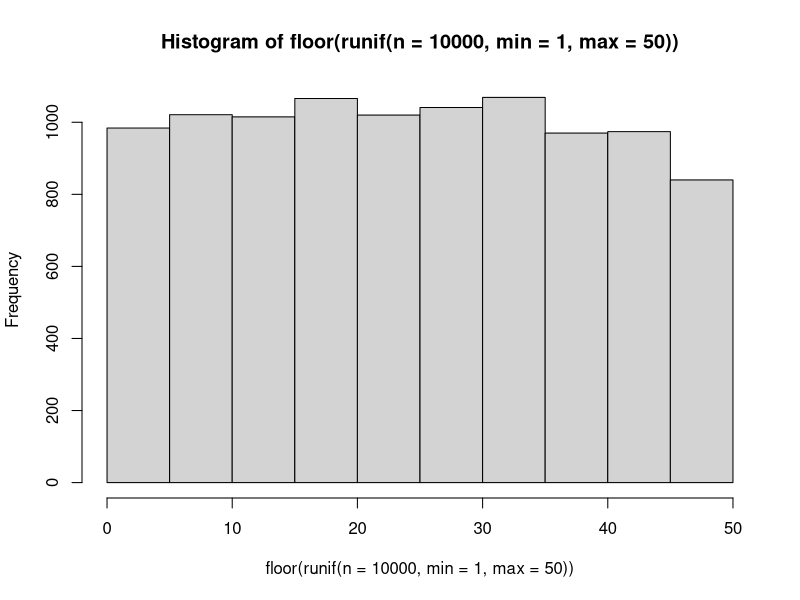
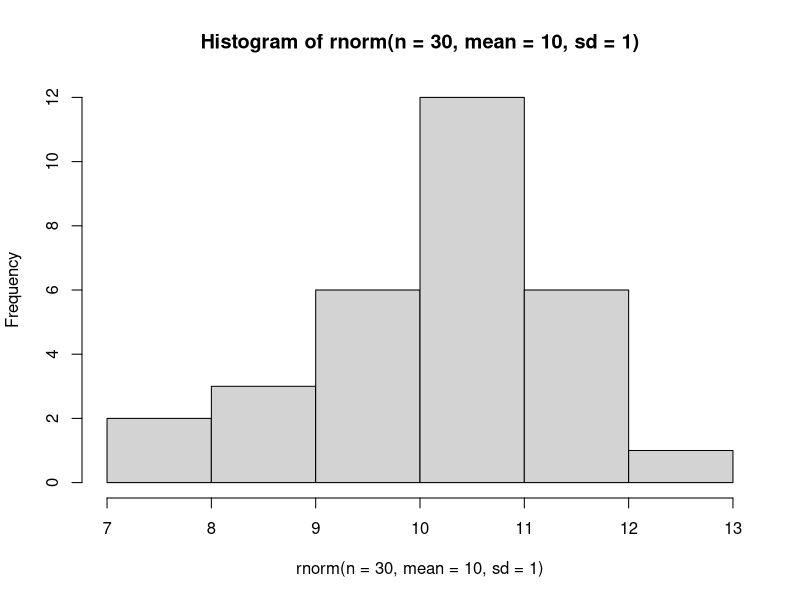
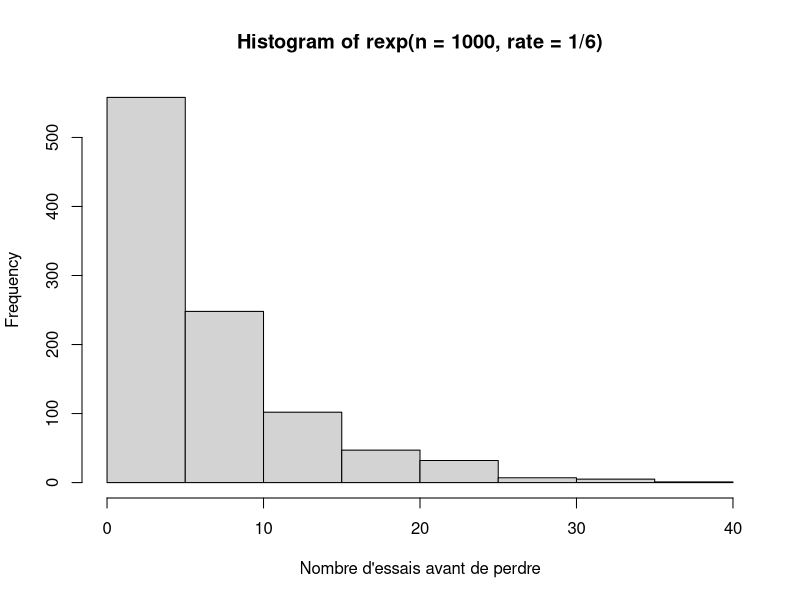
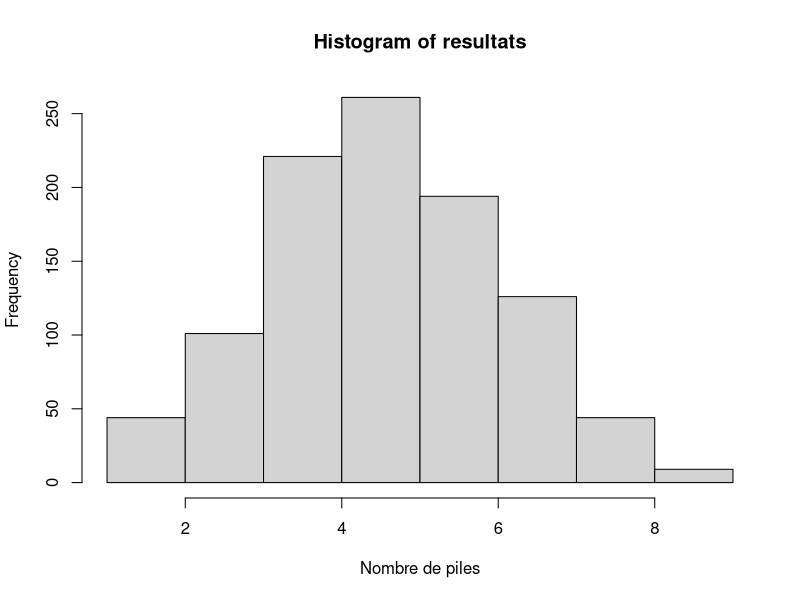
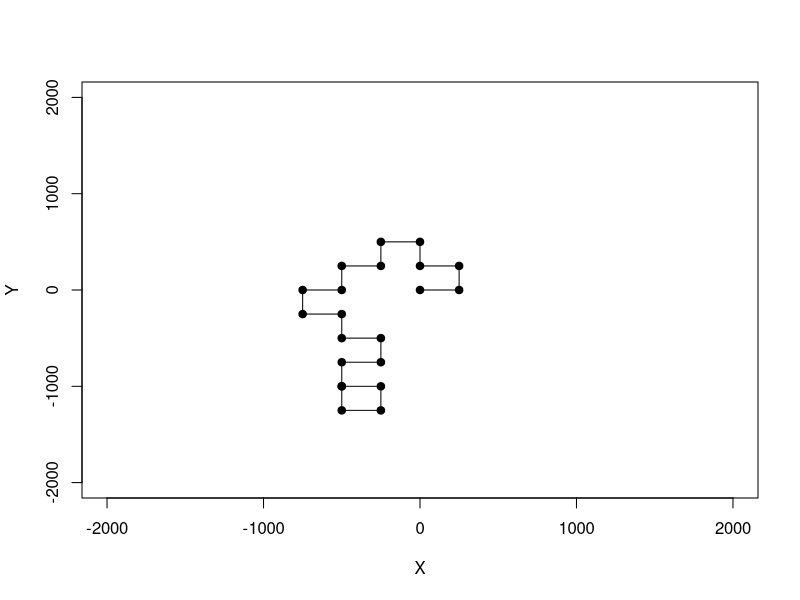
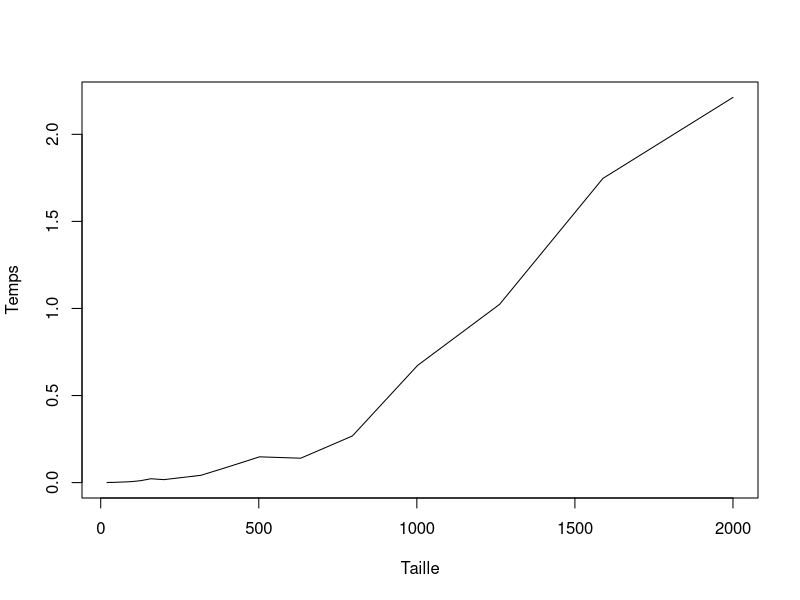

Reproduce these figures in R, in order.
## ---- chunk 1
valeurs <- c("2", "3", "4", "5", "6", "7", "8", "9", "10", "valet", "reine", "roi", "as")
couleurs <- rep(c("pique", "trèfle", "carreau", "coeur"), each = 13)
cartes <- paste(valeurs, "-", couleurs)
tirage <- function(n, cartes) {
    sample(x = cartes, size = n, replace = FALSE)
}
tirage(3, cartes)
## ---- chunk 2
hist(floor(runif(n = 10000, min = 1,
  max = 50)))
## ---- chunk 3
set.seed(2)
## ---- chunk 4
hist(rnorm(n = 30, mean = 10, sd = 1))
## ---- chunk 5
rbinom(n = 10, size = 1, prob = 0.5)
## ---- chunk 6
rmultinom(n = 3, size = 1,
  prob = rep(1/6, 6))
## ---- chunk 7
hist(rexp(n = 1000, rate = 1/6), xlab =
  "Nombre d'essais avant de perdre")
## ---- chunk 8
tirages <- rbinom(n = 10, size = 1, prob = 0.5)
tirages
sum(tirages)
## ---- chunk 9
resultats <- c()
for (i in 1:1000) {
  tirages <- rbinom(n = 10, size = 1, prob = 0.5)
  resultats <- c(resultats, sum(tirages))
}
## ---- chunk 10
hist(resultats, xlab = "Nombre de piles")
## ---- chunk 11
resultats <- c()
for (i in 1:1000) {
  set.seed(123)
  tirages <- rbinom(n = 10, size = 1, prob = 0.5)
  resultats <- c(resultats, sum(tirages))
}
## ---- chunk 12
summary(resultats, xlab = "Nombre de piles")
## ---- chunk 13
set.seed(1)
p <- 0.55
alea <- runif(n = 1, min = 0, max = 1)
if(alea < p) {
  res <- "pile"
} else {
  res <- "face"
}
res
## ---- chunk 14
nsteps = 20
xy = matrix(0,nr = 21, nc = 2)
xy[1,] = c(0,0)
direction = 0
set.seed(2)
for(step in 2:(nsteps+1)) {
    # Ḑe quel côté tourner ?
    if(runif(1,0,1) < 0.5) {
      # Tourne à droite
      direction = direction + pi/2 
    }
    else {
      # Tourne à gauche  
      direction = direction - pi/2
    }
    # Calcul des nouvelles coordonnées
    xy[step,1] = 
      xy[step-1,1] + sin(direction)*250 
    xy[step,2] = 
      xy[step-1,2] + cos(direction)*250 
}
## ---- chunk 15
plot(xy[,1],xy[,2], type = "l", xlim = c(-2000,2000),ylim = c(-2000,2000),
    xlab = "X", ylab = "Y")
points(xy[,1],xy[,2],pch = 19)
## ---- chunk 16
etats = c("A", "B", "C", "D", "E")
p = c(0.1, 0.5, 0.2, 0.05, 0.15)
sum(p)

# On utilise cumsum pour calculer la probabilité cumulative
cump = cumsum(p)
cump
## ---- chunk 17
alea = runif(1,0,1)
alea
n_etats = 5; i = 1; plus_petit = FALSE
while(plus_petit == FALSE) {
    if(alea < cump[i]) {
        decision = etats[i]
        plus_petit = TRUE
    }
    else {
        i = i + 1
    }
}
decision
## ---- chunk 18
tirage = function(p) {
    etats = c("A", "B", "C", "D", "E")
    res = rmultinom(n=1,size=1,prob=p)
    etats[which(res==1)]
}
tirage(p)
## ---- chunk 19
tri = function(x){
	# Calcul de la dimension du vecteur
	taille = length(x)
	ordre = "NON"
	# Boucle qui tourne jusqu'à ce que tout soit en ordre
	while(ordre == "NON") {
		ordre = "OUI"
		# Boucle qui passe tous les éléments en paires
		for(i in 1:(taille-1)) {
			if(x[i+1] < x[i]) {
				# Inversion des deux lettres
				x[c(i,i+1)] = x[c(i+1,i)]
				# Comme un changement a été fait, l'ordre
				# n'est pas encore garanti
				ordre = "NON"
			}
		}
	}
	return(x)
}
## ---- chunk 20
x <- runif(1000)
identical(sort(x), tri(x))
system.time(sort(x))
system.time(tri(x))
## ---- chunk 21
n = 2*10^seq(1,3,0.1)
res <- numeric(length(n))
for(i in 1:length(res)) {
	x <- runif(n[i])
	res[i] <- system.time(tri(x))[3]
}
plot(n, res, type = "l", xlab = "Taille", ylab = "Temps")
## ---- chunk 22
f1 <- function(x) {
	taille <- length(x)
	x2 <- numeric(taille)
	for(i in 1:taille) {
    if(x[i] < 0.5) {
      x2[i] <- 1
    }
  }
}
f2 <- function(x) {
	x2 <- x * 0
	x2[x < 0.5] <- 1
}
## ---- chunk 23
x <- runif(1000000)
system.time(f1(x))
system.time(f2(x))
## ---- chunk 24
f1 <- function(x) {
	res <- numeric(ncol(x))
	for(j in 1:ncol(x)) {
		for(i in 1:nrow(x)){
			res[x] <- res[j] + x[i,j]
		}
	}
}
X <- matrix(runif(100 * 100),
  nr=100, nc=100)
## ---- chunk 25
system.time(rowSums(X))
system.time(apply(X,2,sum))
system.time(f1(X))
## ---- chunk 26
head(read.csv2("donnees/quadrats.txt"))
